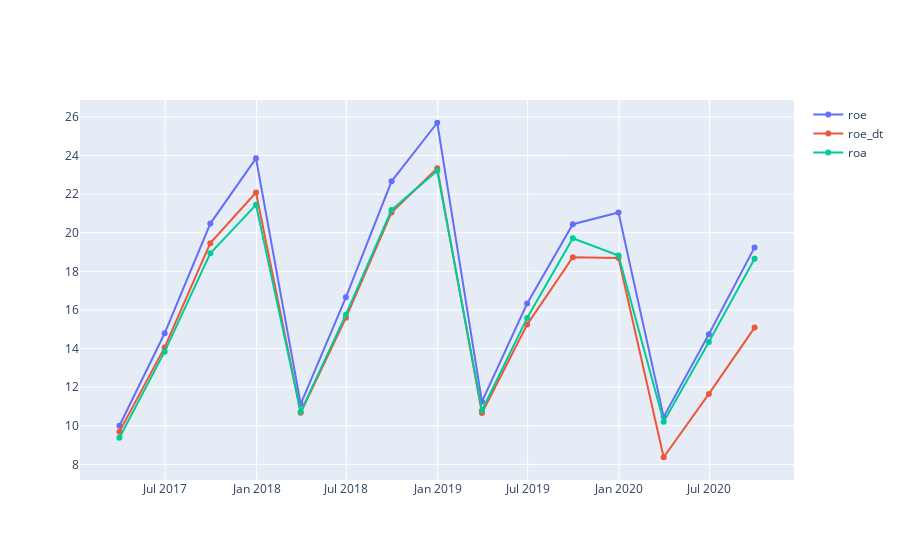

Notebook cell for this chart:
### Markdown cell above
## ROE

### Code cell
fig = go.Figure()
fig.add_trace(go.Scatter(x=data_df.index, y=data_df.roe,name='roe'))
fig.add_trace(go.Scatter(x=data_df.index, y=data_df.roe_dt,name='roe_dt'))
fig.add_trace(go.Scatter(x=data_df.index, y=data_df.roa,name='roa'))
# fig.add_trace(go.Scatter(x=data_df.index, y=data_df.roe_dt,name='roe_dt'))
fig.show()

### Figure 1 — Plotly figure (JSON) as saved in the notebook; plotly's stock layout.template omitted (floating-point values rounded to 4 significant figures)
{"data": [{"name": "roe", "type": "scatter", "x": ["2017-03-31", "2017-06-30", "2017-09-30", "2017-12-31", "2018-03-31", "2018-06-30", "2018-09-30", "2018-12-31", "2019-03-31", "2019-06-30", "2019-09-30", "2019-12-31", "2020-03-31", "2020-06-30", "2020-09-30"], "y": [10.0, 14.79, 20.47, 23.85, 11.12, 16.66, 22.66, 25.7, 11.25, 16.33, 20.44, 21.05, 10.46, 14.75, 19.24]}, {"name": "roe_dt", "type": "scatter", "x": ["2017-03-31", "2017-06-30", "2017-09-30", "2017-12-31", "2018-03-31", "2018-06-30", "2018-09-30", "2018-12-31", "2019-03-31", "2019-06-30", "2019-09-30", "2019-12-31", "2020-03-31", "2020-06-30", "2020-09-30"], "y": [9.696, 14.06, 19.46, 22.09, 10.67, 15.59, 21.05, 23.34, 10.66, 15.24, 18.73, 18.69, 8.369, 11.65, 15.09]}, {"name": "roa", "type": "scatter", "x": ["2017-03-31", "2017-06-30", "2017-09-30", "2017-12-31", "2018-03-31", "2018-06-30", "2018-09-30", "2018-12-31", "2019-03-31", "2019-06-30", "2019-09-30", "2019-12-31", "2020-03-31", "2020-06-30", "2020-09-30"], "y": [9.377, 13.84, 18.94, 21.45, 10.72, 15.76, 21.18, 23.21, 10.79, 15.59, 19.72, 18.82, 10.2, 14.34, 18.65]}], "layout": {}}
